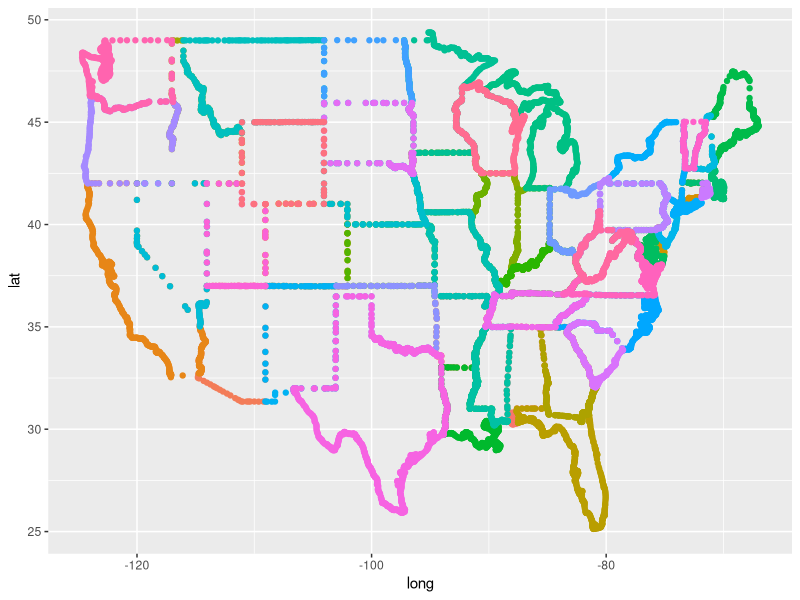
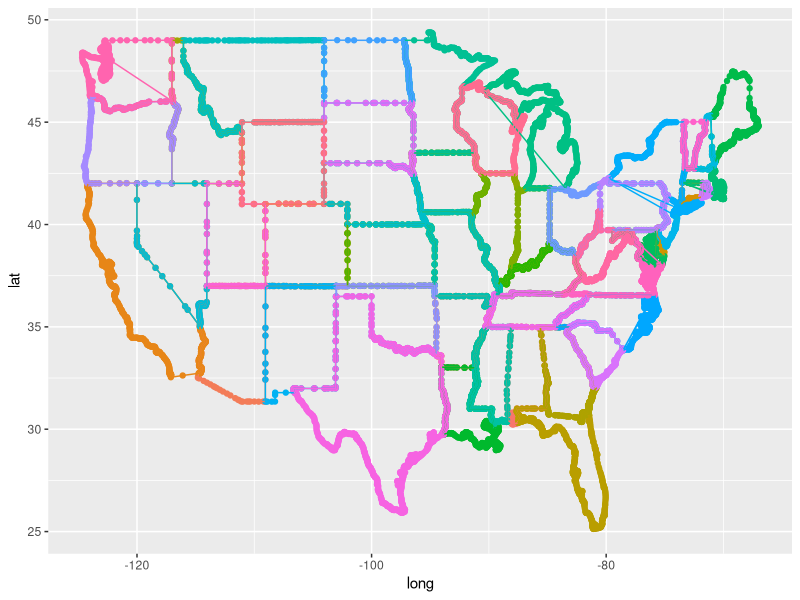
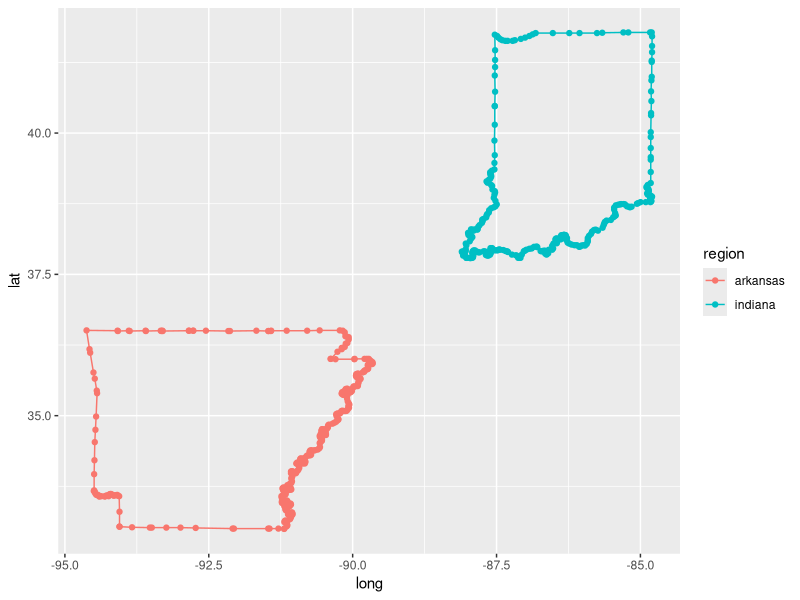
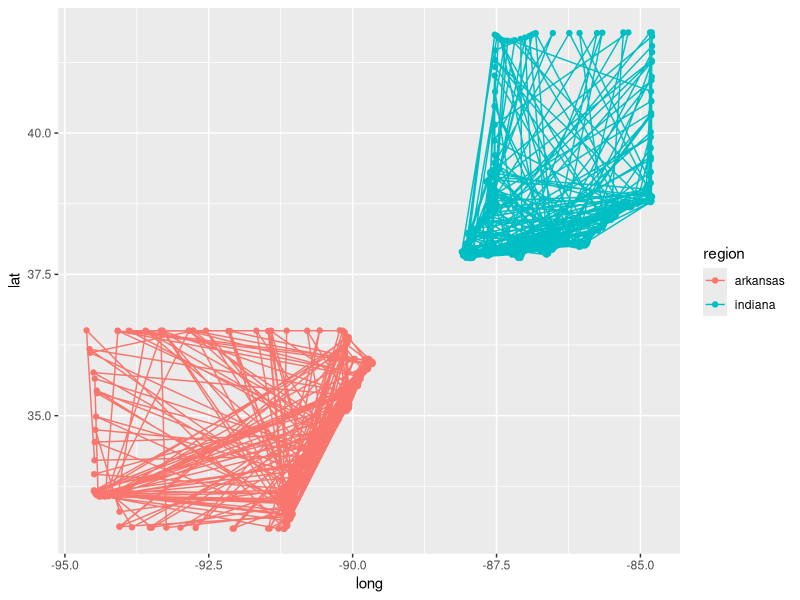
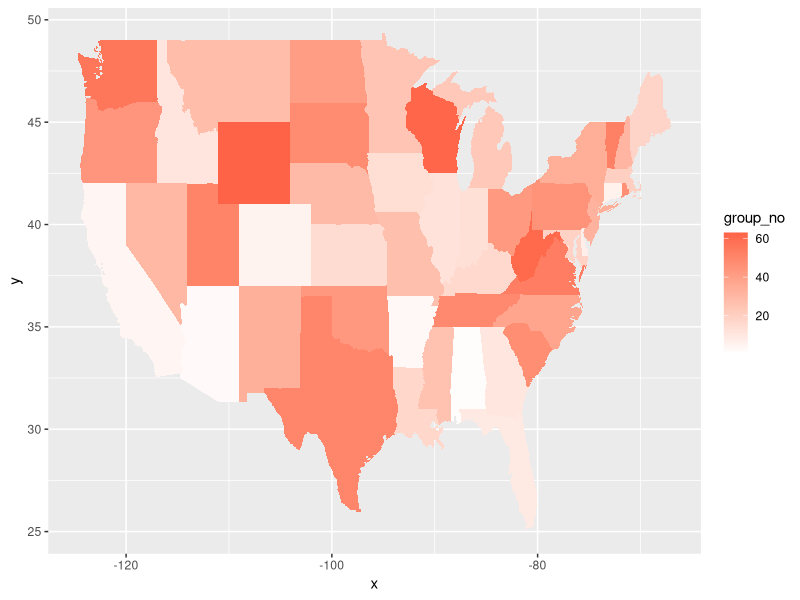
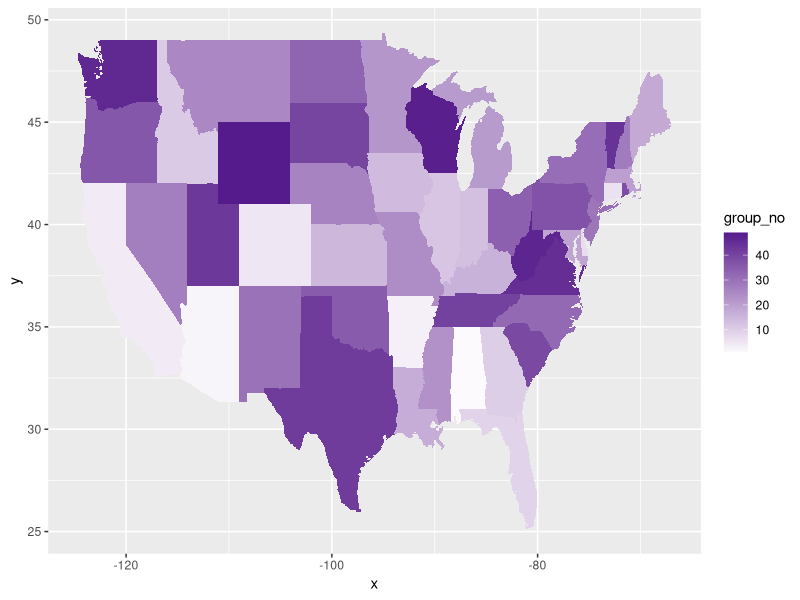
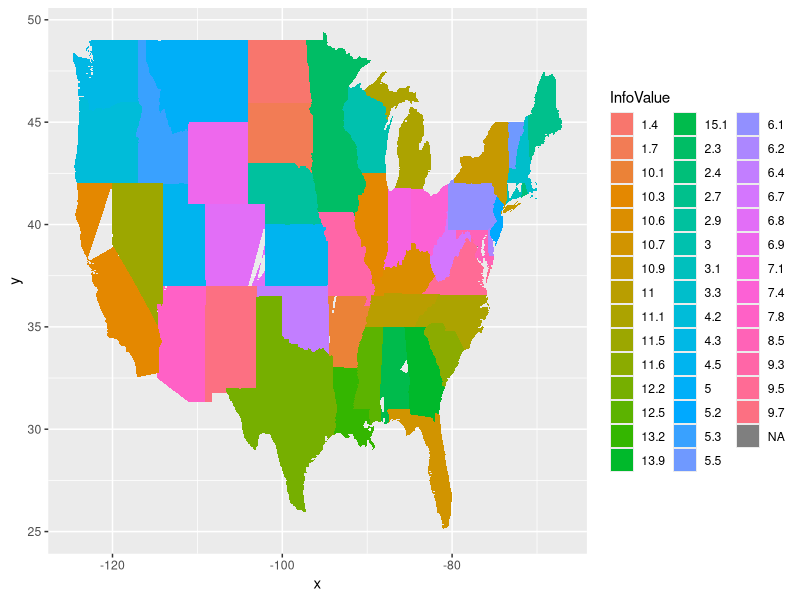
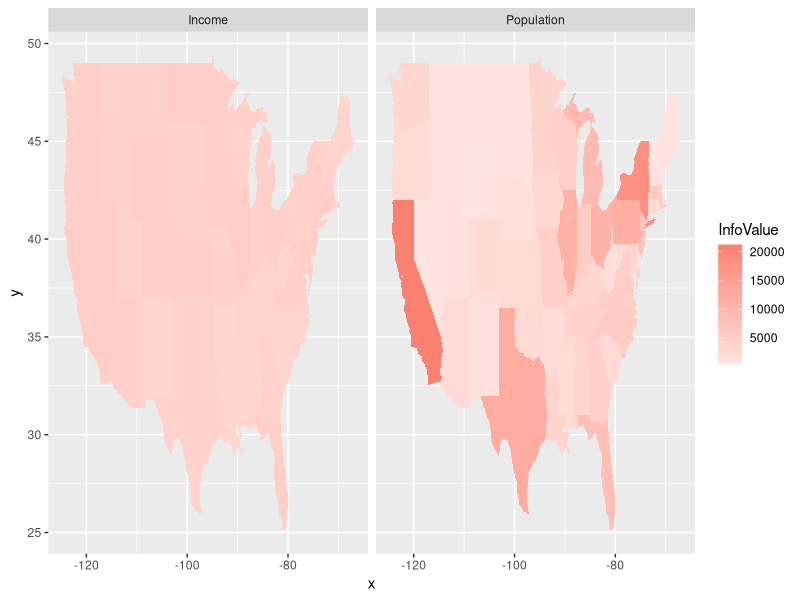

Generate these figures, in order, with R:
## ---- chunk 1
knitr::opts_chunk$set(echo = TRUE)
## ---- chunk 2
#install.packages("maps") #I already installed r so I put numeral 
func_1<- function(){
  library(ggplot2)
  library(maps)
  map_data("state")
}

States_map<- func_1()
## ---- chunk 3
func_2<- function (file1){
  dimensions<- str(file1); print(dimensions) ##dimensions of the dataframe
  col<-colnames(file1); print(col)
}

results2<- func_2(States_map)

## ---- chunk 4
#for running most of the functions the input file is the States_map file gereated in the first point
func_3 <- function(file1){
  region<- file1[,5]
  uniq_elements<- unique(region)
  number<-length(uniq_elements); print(number)
}

results3<- func_3(States_map)
## ---- chunk 5
func_4 <- function(file1){
  library(ggplot2)
  ggplot(file1, aes(x=long,y=lat, color = region))+ geom_point()+theme(legend.position = "none")
}

results4<- func_4(States_map)
results4
## ---- chunk 6
#to connect the points I used geom_path because it connects the points in the order in which they appear in the data. While, geom_Line connects them in order of the variable on the x axis. 
func_5 <- function(file1){
  library(ggplot2)
  ggplot(file1, aes(x=long,y=lat, color = region))+ geom_point()+geom_path()+theme(legend.position = "none")
}

results5<- func_5(States_map)
results5
## ---- chunk 7
func_6 <- function(file1){
  Arkansas<- file1[which(file1$region == "arkansas"),names(file1) %in% c("long", "lat", "group","order","region", "subregion")]
  Indiana <- file1[which(file1$region == "indiana"),names(file1) %in% c("long", "lat", "group","order","region", "subregion")]
  two_states<- rbind(Arkansas, Indiana)
  ggplot(two_states, aes(x=long,y=lat, color = region))+ geom_point()+geom_path()
}

results6<- func_6(States_map)
results6
## ---- chunk 8
func_7 <- function(file1){
  Arkansas<- file1[which(file1$region == "arkansas"),names(file1) %in% c("long", "lat", "group","order","region", "subregion")]
  Indiana <- file1[which(file1$region == "indiana"),names(file1) %in% c("long", "lat", "group","order","region", "subregion")]
  two_states<- rbind(Arkansas, Indiana)
  nr<- nrow(two_states)
  df<- two_states[sample(nr),]
  ggplot(df, aes(x=long,y=lat, color = region))+ geom_point()+geom_path()
}

results7<- func_7(States_map)
results7
## ---- chunk 9
func_8 <- function (file1){
  ggplot() + geom_map(map = file1, map_id=file1$region, data = file1, aes(fill=group)) + 
    expand_limits(x = file1$long, y = file1$lat) +
    scale_fill_gradient2(name = "group_no", low="red4", high = "tomato1") 
  
}

results8<- func_8(States_map)
results8

## ---- chunk 10
func_9 <- function (file1){
  groups<- unique(file1$region)
  i = 0
  file1$group_no = NA
  for ( g in groups) {
    i = i + 1
    file1[ file1$region == g, ]$group_no = i}
  
  ggplot() + geom_map(map = file1, map_id=file1$region, data = file1, aes(fill=group_no)) + expand_limits(x = file1$long, y = file1$lat)+ scale_fill_gradient2(name = "group_no", low="plum1", high = "purple4") 
  
}

results9<- func_9(States_map)
results9
## ---- chunk 11

func_10 <- function (file1){
  region<- state.name
  region<-tolower(region)
  InfoValue<- state.x77[,5]
  murd_dat<- as.data.frame(cbind(region,InfoValue), row.names = FALSE, stringsAsFactors = FALSE)
  
  file9<- merge(file1, murd_dat,all.x=TRUE,sort = FALSE) 
  ggplot() + geom_map(map = file9, map_id=file9$region, data = file9, aes(fill=InfoValue)) + expand_limits(x = file9$long, y = file9$lat)
 }
results10<- func_10(States_map)

results10

## ---- chunk 12
func_11<- function(file1){ 
  ## creating the frist file with population data
  region<- state.name 
  region<-tolower(region)
  InfoValue<- as.numeric(state.x77[,1])
  Pop_data<- as.data.frame(cbind(region,InfoValue), row.names = FALSE, stringsAsFactors = FALSE)
  Pop_data$InfoType <- "Population"
  file10<- merge(file1,Pop_data, all.x=TRUE,sort = FALSE)
  file10<- file10[!grepl("NA", file10$InfoType),]
  ##creating the second file with Income data
  InfoValue<- state.x77[,2] 
  Inc_data<- as.data.frame(cbind(region,InfoValue), row.names = FALSE, stringsAsFactors = FALSE)
  Inc_data$InfoType <- "Income"
  file11<- merge(file1,Inc_data, all.x=TRUE,sort = FALSE)
  #merging both datasets
  file12<- as.data.frame(rbind(file10, file11))
  
  }

result11<- func_11(States_map)

## ---- chunk 13
func_12<- function(file1, file2){
  ##making columns as numeric and as factors
  file1[,7]<- as.numeric(file1[,7])
  file1[,1]<- as.factor(file1[,1])
#removing NAs
  library(tidyr)
  file1<-file1 %>% drop_na(InfoType,InfoValue)
#Doing the map
  states_map <- file2
  ggplot(file1, aes(map_id = region)) +
    geom_map(aes(fill = InfoValue), map = states_map) +
    expand_limits(x = states_map$long, y = states_map$lat)+
    facet_grid( ~ InfoType)+
      scale_fill_gradient(low="mistyrose",high = "salmon")
}
  func_12(result11, States_map )

## ---- chunk 14
func_13 <- function (file1){
  ## creating the first file with population data
  State<- state.name 
  State<-tolower(State)
  LeafExp<- as.numeric(state.x77[,4])
  LeafExp<- as.data.frame(cbind(State,LeafExp), row.names = FALSE, stringsAsFactors = FALSE)
  LeafExp$LeafExp<- as.numeric(LeafExp$LeafExp)
  LeafExp$State<- as.factor(LeafExp$State)
##calculating lat and long means
  states_map <- file1
  region<- unique(states_map$region)
  variable<- "long"
  variable2<- "lat"
  mean_data <- data.frame(col1=vector(), col2=vector())
  mean_data[,2]<- as.numeric(mean_data[,2])
  mean_data1<-mean_data
 for ( r in region) {
  region_data<- states_map[which(states_map$region == r),names(states_map) %in% c("long", "lat")]
   col1= r
      for (j in variable){
          col2=mean(region_data[,j])
          mean_data<- rbind(mean_data, cbind(col1, col2))
          assign(paste("mean_", j, sep = ""), mean_data)}
      for (j in variable2){
          col2=mean(region_data[,j])
          mean_data1<- rbind(mean_data1, cbind(col1, col2))
          assign(paste("mean_", j, sep = ""), mean_data1)}}
  
  #merging lat and long means
  
  dataset<- merge(mean_lat, mean_long, by="col1")
  colnames(dataset)<- c("State","MeanLat","MeanLong")
  dataset$MeanLat<- as.numeric(as.character(dataset$MeanLat))
  dataset$MeanLong<-as.numeric(as.character(dataset$MeanLong))
  print(dataset)
                               
  #merging latitude means with leafexpectation dataset
  
  finaldataset<- merge(dataset,LeafExp, all.x = TRUE, by="State")
  
  ##Making the plot
  Final_map<- ggplot(states_map, aes(map_id = region))  +
    geom_map(aes(color=region, fill=region), map = states_map)  +
    expand_limits(x = states_map$long, y = states_map$lat)
  
  Final_map<- Final_map + 
    geom_point(colour = "darkblue", aes(x=MeanLong, y= MeanLat, size = LeafExp), data = finaldataset)
    
  
  Final_map
    }

results13<- func_13(States_map)
results13

## ---- chunk 15
func_14<- function(file1, funC){
  States_map<- file1
  Sta_name<- unique(file1$region)  
    fun<- function(name){
     region_data<- States_map[which(States_map$region == name),names(States_map) %in% c("long", "lat")]
      MeanLong<- mean(region_data[,1])
       MeanLat<- mean(region_data[,2])
        Mean<- cbind(name,MeanLong,MeanLat)
        return(Mean)
}
    
  Dataset<-sapply(Sta_name, fun)
  Dataset<- as.data.frame(t(Dataset), row.names = FALSE)
  colnames(Dataset)<- c("State", "MeanLong", "MeanLat")
  Dataset
}

results14<- func_14(States_map)
results14
